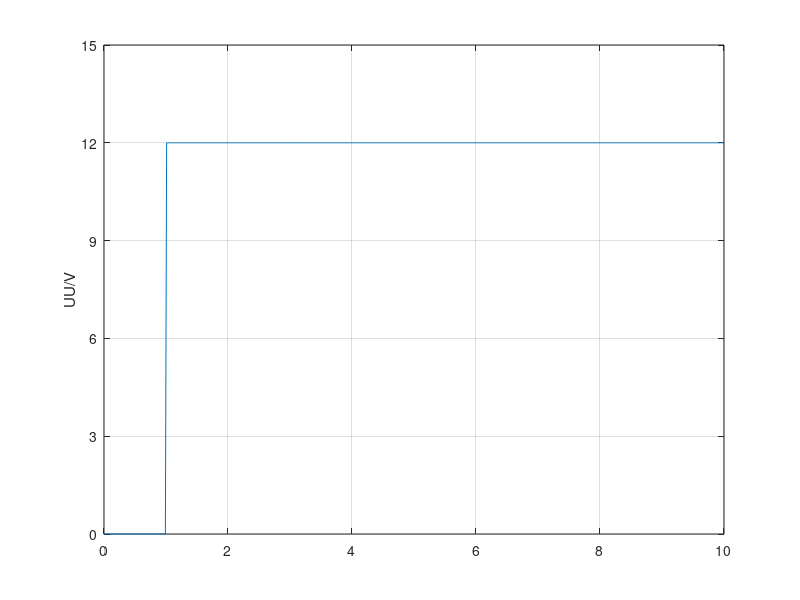

Write the MATLAB code that produced this figure. (Note: this script raises an error after producing the figure.)
%Spulenstrom

t = [-1:10e-3:10];
i = 15*(1-exp(-((t-1)/1.375)));
u = (6 * sign(t - 1)) + 6;


plot(t,u)
ylabel('UU/V')
yticks([0:3:15])
axis([0 10 0 15])
grid('on')

matlab2tikz

figure;
plot(t,i)
ylabel('IU/A')
yticks([0:3:18])
axis([0 10 0 18])
xticks([0:2:10])

grid('on')

matlab2tikz